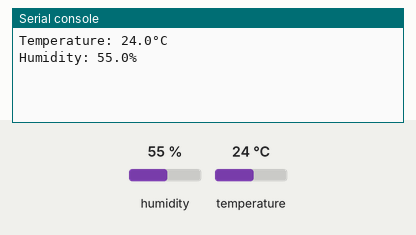
The program below on a simulated Raspberry Pi Pico running MicroPython. Parts: the last lines printed to the serial console. Wiring (from the project's diagram.json): DHT22 sensor on GP15. Inputs (shaded band) come from the test bench; at power-on: humidity 55 %, temperature 24 °C.

Above: at 1.2 s.
1.3 s: humidity set to 22 %
At 2.4 s:
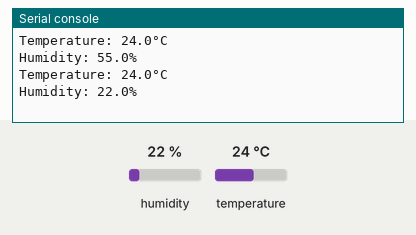
4.0 s: temperature set to 12 °C
At 4.8 s:
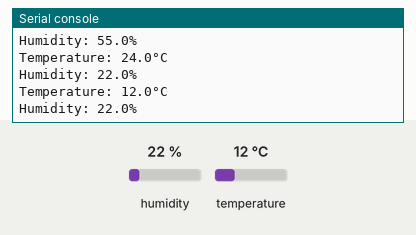
6.7 s: humidity set to 40 %
At 9.5 s:
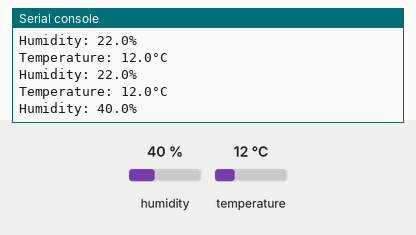
Timing chart, 0 to 11.0 s (numbered marks = the images above; inputs shaded):
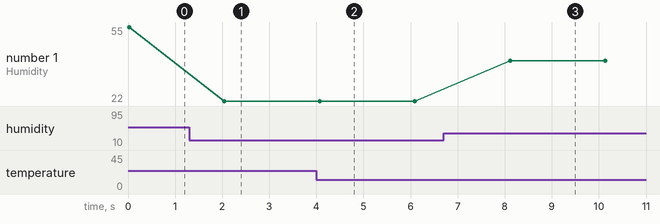

Measured:
- after the input at 1.3 s, the serial console: prints a new line after 0.75 s (image 1)
- after the input at 4.0 s, the serial console: prints a new line after 0.07 s (image 2)
- after the input at 6.7 s, the serial console: prints a new line after 1.4 s (image 3)
- plotted number 1: 55 → 22 after the input at 1.3 s, 22 → 40 after the input at 6.7 s

The program:

main.py
```python
import time
import machine
import dht

sensor = dht.DHT22(machine.Pin(15))

while True:
    try:
        sensor.measure()
        temperature = sensor.temperature()
        humidity = sensor.humidity()
        print("Temperature: {:.1f}°C".format(temperature))
        print("Humidity: {:.1f}%".format(humidity))
    except OSError as e:
        print("Sensor read error:", e)
    time.sleep(2)
```
